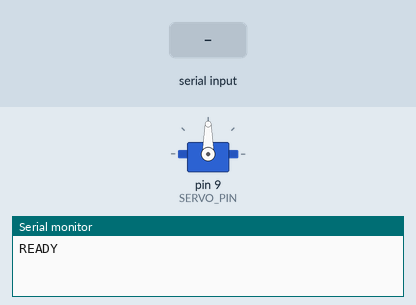
Recording of a sketch running on a simulated Arduino Uno, built with avr-gcc and run on an emulated ATmega328P. Shown: servo, the last lines printed to the serial monitor. Inputs (shaded band) come from the test bench.

Above: at 1.2 s.
1.3 s: "30,150\n" received over Serial
At 2.5 s:
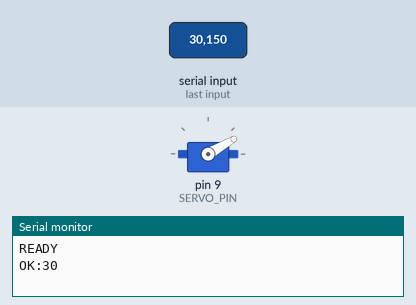
2.8 s: "5\n" received over Serial
At 3.7 s:
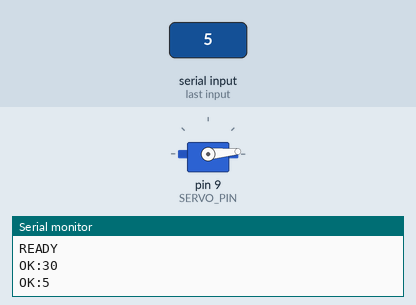
4.3 s: "200\n" received over Serial
At 4.9 s:
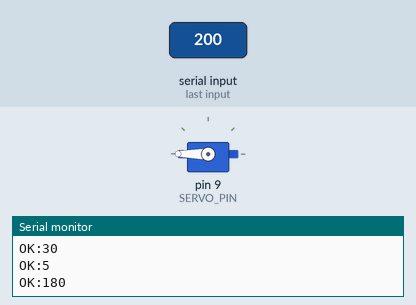
5.8 s: "90,45\n" received over Serial
At 6.1 s:
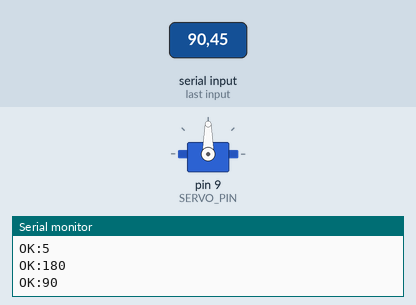
Timing chart, 0 to 8.3 s (numbered marks = the images above; inputs shaded):
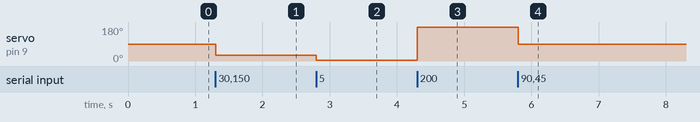

Measured:
- after the input at 1.3 s, servo on pin 9 (SERVO_PIN): 90° → 30° at once
- after the input at 2.8 s, servo on pin 9 (SERVO_PIN): 30° → 5° at once
- after the input at 4.3 s, servo on pin 9 (SERVO_PIN): 5° → 180° at once
- after the input at 5.8 s, servo on pin 9 (SERVO_PIN): 180° → 90° at once

The sketch:

servo_controller.ino
```cpp
/*
  servo_controller.ino
  Receives angle commands from Python over USB serial and moves a servo.

  Wiring:
    Servo signal (orange/yellow) -> Pin 9
    Servo power  (red)           -> External 5 V supply (do NOT use Arduino 5V pin
                                    under load — it can brown-out the board)
    Servo GND    (brown/black)   -> GND (shared with Arduino and power supply)

  Protocol (9600 baud, newline-terminated):
    Python sends:  "90\n"
    Arduino moves servo to 90° and replies: "OK:90\n"

  Valid range: 0–180 degrees. Out-of-range values are clamped automatically.
*/

#include <Servo.h>

const int SERVO_PIN    = 9;
const int BAUD_RATE    = 9600;
const int ANGLE_MIN    = 0;
const int ANGLE_MAX    = 180;
const int ANGLE_START  = 90;

Servo servo;
String inputBuffer = "";

void setup() {
  Serial.begin(BAUD_RATE);
  servo.attach(SERVO_PIN);
  servo.write(ANGLE_START);
  Serial.println("READY");
}

void loop() {
  while (Serial.available() > 0) {
    char c = (char)Serial.read();

    if (c == '\n') {
      inputBuffer.trim();
      if (inputBuffer.length() > 0) {
        int angle = inputBuffer.toInt();
        angle = constrain(angle, ANGLE_MIN, ANGLE_MAX);
        servo.write(angle);
        Serial.print("OK:");
        Serial.println(angle);
      }
      inputBuffer = "";
    } else if (c != '\r') {
      inputBuffer += c;
    }
  }
}
```
